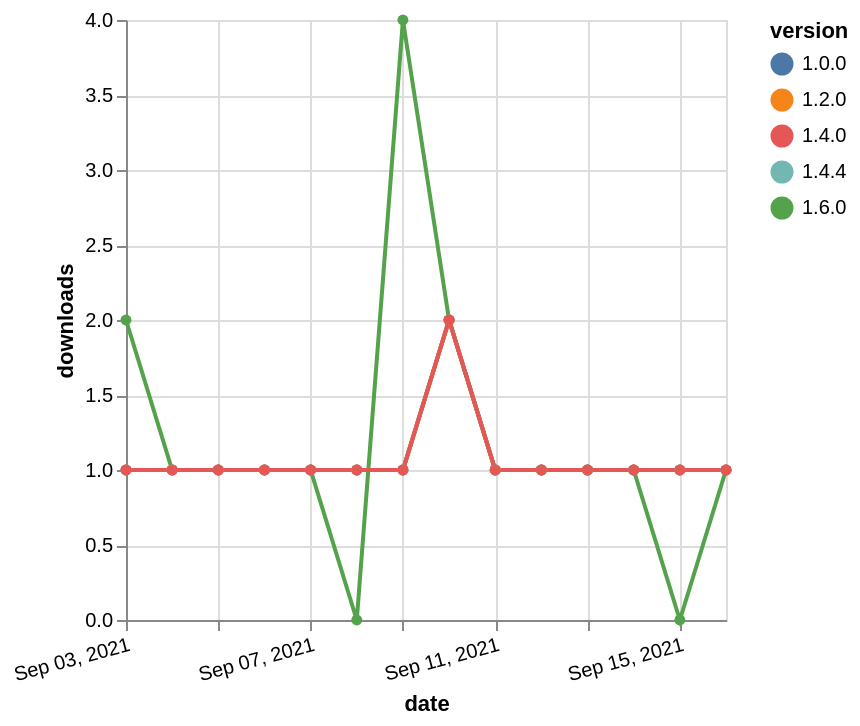

Write a Vega-Lite specification for this figure.
### Vega-Lite specification from a JSON file in a GitHub repository (floating-point values rounded to 4 significant figures)
{"$schema": "https://vega.github.io/schema/vega-lite/v5.json", "description": "A simple bar chart with embedded data.", "data": {"values": [{"date": "2021-09-03", "total": 128, "delta": 2, "version": "1.6.0"}, {"date": "2021-09-04", "total": 129, "delta": 1, "version": "1.6.0"}, {"date": "2021-09-05", "total": 130, "delta": 1, "version": "1.6.0"}, {"date": "2021-09-06", "total": 131, "delta": 1, "version": "1.6.0"}, {"date": "2021-09-07", "total": 132, "delta": 1, "version": "1.6.0"}, {"date": "2021-09-08", "total": 132, "delta": 0, "version": "1.6.0"}, {"date": "2021-09-09", "total": 136, "delta": 4, "version": "1.6.0"}, {"date": "2021-09-10", "total": 138, "delta": 2, "version": "1.6.0"}, {"date": "2021-09-11", "total": 139, "delta": 1, "version": "1.6.0"}, {"date": "2021-09-12", "total": 140, "delta": 1, "version": "1.6.0"}, {"date": "2021-09-13", "total": 141, "delta": 1, "version": "1.6.0"}, {"date": "2021-09-14", "total": 142, "delta": 1, "version": "1.6.0"}, {"date": "2021-09-15", "total": 142, "delta": 0, "version": "1.6.0"}, {"date": "2021-09-16", "total": 143, "delta": 1, "version": "1.6.0"}, {"date": "2021-09-03", "total": 138, "delta": 1, "version": "1.4.4"}, {"date": "2021-09-04", "total": 139, "delta": 1, "version": "1.4.4"}, {"date": "2021-09-05", "total": 140, "delta": 1, "version": "1.4.4"}, {"date": "2021-09-06", "total": 141, "delta": 1, "version": "1.4.4"}, {"date": "2021-09-07", "total": 142, "delta": 1, "version": "1.4.4"}, {"date": "2021-09-08", "total": 143, "delta": 1, "version": "1.4.4"}, {"date": "2021-09-09", "total": 144, "delta": 1, "version": "1.4.4"}, {"date": "2021-09-10", "total": 146, "delta": 2, "version": "1.4.4"}, {"date": "2021-09-11", "total": 147, "delta": 1, "version": "1.4.4"}, {"date": "2021-09-12", "total": 148, "delta": 1, "version": "1.4.4"}, {"date": "2021-09-13", "total": 149, "delta": 1, "version": "1.4.4"}, {"date": "2021-09-14", "total": 150, "delta": 1, "version": "1.4.4"}, {"date": "2021-09-15", "total": 151, "delta": 1, "version": "1.4.4"}, {"date": "2021-09-16", "total": 152, "delta": 1, "version": "1.4.4"}, {"date": "2021-09-03", "total": 194, "delta": 1, "version": "1.0.0"}, {"date": "2021-09-04", "total": 195, "delta": 1, "version": "1.0.0"}, {"date": "2021-09-05", "total": 196, "delta": 1, "version": "1.0.0"}, {"date": "2021-09-06", "total": 197, "delta": 1, "version": "1.0.0"}, {"date": "2021-09-07", "total": 198, "delta": 1, "version": "1.0.0"}, {"date": "2021-09-08", "total": 199, "delta": 1, "version": "1.0.0"}, {"date": "2021-09-09", "total": 200, "delta": 1, "version": "1.0.0"}, {"date": "2021-09-10", "total": 202, "delta": 2, "version": "1.0.0"}, {"date": "2021-09-11", "total": 203, "delta": 1, "version": "1.0.0"}, {"date": "2021-09-12", "total": 204, "delta": 1, "version": "1.0.0"}, {"date": "2021-09-13", "total": 205, "delta": 1, "version": "1.0.0"}, {"date": "2021-09-14", "total": 206, "delta": 1, "version": "1.0.0"}, {"date": "2021-09-15", "total": 207, "delta": 1, "version": "1.0.0"}, {"date": "2021-09-16", "total": 208, "delta": 1, "version": "1.0.0"}, {"date": "2021-09-03", "total": 173, "delta": 1, "version": "1.2.0"}, {"date": "2021-09-04", "total": 174, "delta": 1, "version": "1.2.0"}, {"date": "2021-09-05", "total": 175, "delta": 1, "version": "1.2.0"}, {"date": "2021-09-06", "total": 176, "delta": 1, "version": "1.2.0"}, {"date": "2021-09-07", "total": 177, "delta": 1, "version": "1.2.0"}, {"date": "2021-09-08", "total": 178, "delta": 1, "version": "1.2.0"}, {"date": "2021-09-09", "total": 179, "delta": 1, "version": "1.2.0"}, {"date": "2021-09-10", "total": 181, "delta": 2, "version": "1.2.0"}, {"date": "2021-09-11", "total": 182, "delta": 1, "version": "1.2.0"}, {"date": "2021-09-12", "total": 183, "delta": 1, "version": "1.2.0"}, {"date": "2021-09-13", "total": 184, "delta": 1, "version": "1.2.0"}, {"date": "2021-09-14", "total": 185, "delta": 1, "version": "1.2.0"}, {"date": "2021-09-15", "total": 186, "delta": 1, "version": "1.2.0"}, {"date": "2021-09-16", "total": 187, "delta": 1, "version": "1.2.0"}, {"date": "2021-09-03", "total": 156, "delta": 1, "version": "1.4.0"}, {"date": "2021-09-04", "total": 157, "delta": 1, "version": "1.4.0"}, {"date": "2021-09-05", "total": 158, "delta": 1, "version": "1.4.0"}, {"date": "2021-09-06", "total": 159, "delta": 1, "version": "1.4.0"}, {"date": "2021-09-07", "total": 160, "delta": 1, "version": "1.4.0"}, {"date": "2021-09-08", "total": 161, "delta": 1, "version": "1.4.0"}, {"date": "2021-09-09", "total": 162, "delta": 1, "version": "1.4.0"}, {"date": "2021-09-10", "total": 164, "delta": 2, "version": "1.4.0"}, {"date": "2021-09-11", "total": 165, "delta": 1, "version": "1.4.0"}, {"date": "2021-09-12", "total": 166, "delta": 1, "version": "1.4.0"}, {"date": "2021-09-13", "total": 167, "delta": 1, "version": "1.4.0"}, {"date": "2021-09-14", "total": 168, "delta": 1, "version": "1.4.0"}, {"date": "2021-09-15", "total": 169, "delta": 1, "version": "1.4.0"}, {"date": "2021-09-16", "total": 170, "delta": 1, "version": "1.4.0"}]}, "width": "container", "mark": {"type": "line", "point": {"filled": true}}, "encoding": {"x": {"field": "date", "type": "temporal", "timeUnit": "yearmonthdate", "title": "date", "axis": {"labelAngle": -15}}, "y": {"field": "delta", "type": "quantitative", "title": "downloads"}, "color": {"field": "version", "type": "nominal"}, "tooltip": {"field": "delta"}}}
